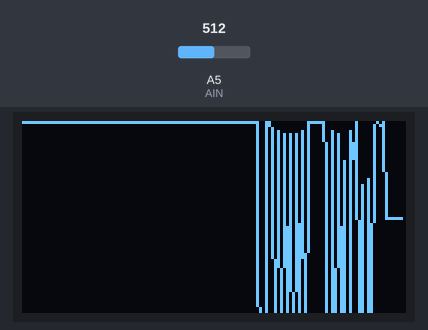
The sketch below on a simulated Arduino Nano, built with avr-gcc and run on an emulated ATmega328P. Shown: 128×64 one-colour display. The inputs (shaded band) are chosen by the test bench; at power-on: A5 (AIN) = 512.

Above: at 0.9 s.
1.0 s: A5 (AIN) set to 716
At 1.27 s:
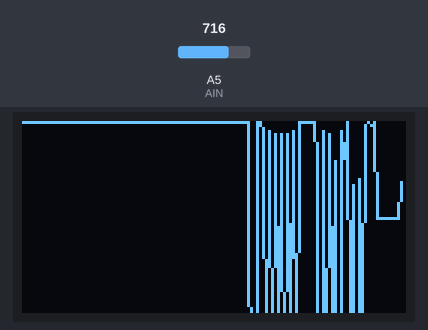
2.7 s: A5 (AIN) set to 900
At 2.99 s:
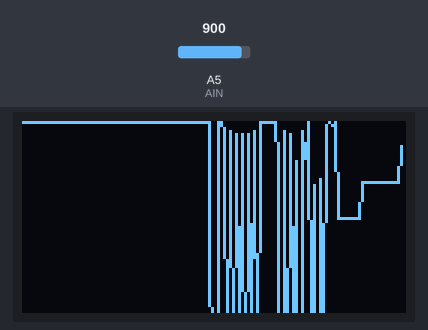
4.4 s: A5 (AIN) set to 1023
At 4.71 s:
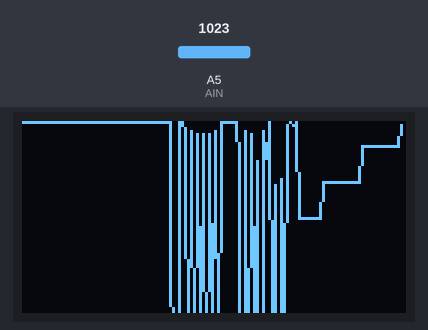

The sketch:

RailLogger.ino
```cpp
// (licence header left out)
#include <SPI.h>
#include <Wire.h>
#include <Adafruit_GFX.h>
#include <Adafruit_SSD1306.h>

#define SCREEN_WIDTH 128 // OLED display width, in pixels
#define SCREEN_HEIGHT 64 // OLED display height, in pixels

// Declaration for SSD1306 display connected using software SPI (default case):
#define OLED_MOSI   9
#define OLED_CLK    8
#define OLED_DC    12
#define OLED_CS    10     // Dummy
#define OLED_RESET 11

Adafruit_SSD1306 display(SCREEN_WIDTH, SCREEN_HEIGHT, OLED_MOSI, OLED_CLK, OLED_DC, OLED_RESET, OLED_CS);

#define AIN         5     // Rail電圧測定ポート

void setup() {
  Serial.begin(115200);

  // SSD1306_SWITCHCAPVCC = generate display voltage from 3.3V internally
  if(!display.begin(SSD1306_SWITCHCAPVCC)) {
    Serial.println(F("SSD1306 allocation failed"));
    for(;;); // Don't proceed, loop forever
  }
  VoltLogger();
}

//
// loop() は使いません
//
void loop() {
}

void VoltLogger(void) {
  unsigned char dot[128];
  unsigned char i;

  display.clearDisplay();

  for(;;){
    dot[127] = 64 - ( analogRead( AIN ) / 16);
//  Serial.println(dot[127]);

    // 前回の波形を削除(バッファ内書き換え）
    for( i = 0 ; i <= 126 ; i++ ){
      display.drawLine( i, dot[i], i+1, dot[i+1], BLACK );
      dot[i] = dot[i+1];
    }
    // 最新の波形を描画(バッファ内書き換え）
    for( i = 0 ; i <= 125 ; i++ ){
      display.drawLine( i, dot[i], i+1, dot[i+1], WHITE );
    }
    // OLEDを最新状態に書き換え
    display.display();
  }
}
```
